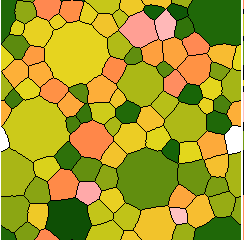
#> input picture data/image/test.png, 244 x 242 px, found by its file name
$ python poker_watershed.py
#> lines starting #> are read from the running program, lines starting #| are printed output that depends on the picture; after the words box and inside, x2 and y2 are one past the last pixel; in counts of white or black regions, pixels touching at a corner belong together
# -*- coding: utf-8 -*-
# @Time : 2020/4/3 上午10:33
# @Author : LuoLu
# @FileName: poker_watershed.py
# @Software: PyCharm
# @Github ：https://github.com/luolugithub
# @E-mail ：argluolu@gmail.com

from __future__ import print_function
import cv2 as cv
import numpy as np
import argparse
import random as rng

rng.seed(12345)

## [load_image]
# Load the image
# parser = argparse.ArgumentParser(description='Code for Image Segmentation with Distance Transform and Watershed Algorithm.\
#     Sample code showing how to segment overlapping objects using Laplacian filtering, \
#     in addition to Watershed and Distance Transformation')
# parser.add_argument('--input', help='Path to input image.', default='cards.png')
# args = parser.parse_args()

src = cv.imread("/home/luolu/PycharmProjects/ParticleDetection/data/image/test.png")
#> src is the input picture: shape (242, 244, 3); mean B, G, R 40.4, 158.8, 168
# if src is None:
#     print('Could not open or find the image:', args.input)
#     exit(0)

# Show source image
cv.imshow('Source Image', src)
## [load_image]

## [black_bg]
# Change the background from white to black, since that will help later to extract
# better results during the use of Distance Transform
src[np.all(src == 255, axis=2)] = 0
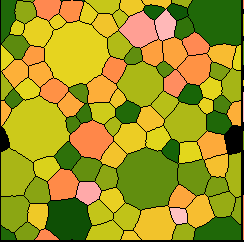
#> src: shape (242, 244, 3); 2.89% of pixels changed, all inside (x1, y1, x2, y2) = (0, 0, 244, 242)

# Show output image
cv.imshow('Black Background Image', src)
## [black_bg]

## [sharp]
# Create a kernel that we will use to sharpen our image
# an approximation of second derivative, a quite strong kernel
kernel = np.array([[1, 1, 1], [1, -8, 1], [1, 1, 1]], dtype=np.float32)

# do the laplacian filtering as it is
# well, we need to convert everything in something more deeper then CV_8U
# because the kernel has some negative values,
# and we can expect in general to have a Laplacian image with negative values
# BUT a 8bits unsigned int (the one we are working with) can contain values from 0 to 255
# so the possible negative number will be truncated
imgLaplacian = cv.filter2D(src, cv.CV_32F, kernel)
sharp = np.float32(src)
imgResult = sharp - imgLaplacian
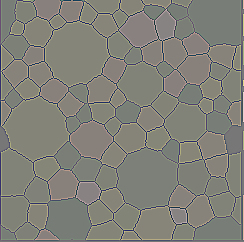
#> imgResult: shape (242, 244, 3) float32; mean B, G, R 33.4, 150.9, 160.5; drawn with min black and max white

# convert back to 8bits gray scale
imgResult = np.clip(imgResult, 0, 255)
imgResult = imgResult.astype('uint8')
imgLaplacian = np.clip(imgLaplacian, 0, 255)
imgLaplacian = np.uint8(imgLaplacian)

# cv.imshow('Laplace Filtered Image', imgLaplacian)
cv.imshow('New Sharped Image', imgResult)
## [sharp]

## [bin]
# Create binary image from source image
bw = cv.cvtColor(imgResult, cv.COLOR_BGR2GRAY)
_, bw = cv.threshold(bw, 40, 255, cv.THRESH_BINARY | cv.THRESH_OTSU)
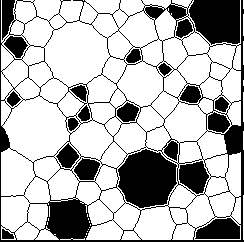
#> bw: shape (242, 244); 71.8% white; 18 black regions, largest, box (x1, y1, x2, y2) and area: (0, 0, 244, 242) 8163, (118, 149, 177, 208) 2594, (189, 0, 240, 45) 1909
cv.imshow('Binary Image', bw)
## [bin]

## [dist]
# Perform the distance transform algorithm
dist = cv.distanceTransform(bw, cv.DIST_L2, 3)

# Normalize the distance image for range = {0.0, 1.0}
# so we can visualize and threshold it
cv.normalize(dist, dist, 0, 1.0, cv.NORM_MINMAX)
cv.imshow('Distance Transform Image', dist)
## [dist]

## [peaks]
# Threshold to obtain the peaks
# This will be the markers for the foreground objects
_, dist = cv.threshold(dist, 0.4, 1.0, cv.THRESH_BINARY)
#> dist: shape (242, 244) float32; values 0 (black) and 1 (white), 5.6% white; 18 white regions (7 under 20 px), largest, box (x1, y1, x2, y2) and area: (57, 33, 97, 74) 1173, (16, 109, 57, 149) 1111, (131, 74, 151, 95) 277

# Dilate a bit the dist image
kernel1 = np.ones((3, 3), dtype=np.uint8)
dist = cv.dilate(dist, kernel1)
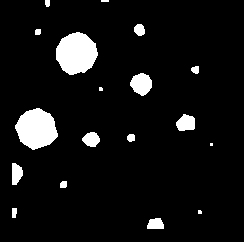
#> dist: shape (242, 244) float32; values 0 (black) and 1 (white), 7.1% white; 18 white regions (4 under 20 px), largest, box (x1, y1, x2, y2) and area: (56, 32, 98, 75) 1341, (15, 108, 58, 150) 1277, (130, 73, 152, 96) 363
cv.imshow('Peaks', dist)
## [peaks]

## [seeds]
# Create the CV_8U version of the distance image
# It is needed for findContours()
dist_8u = dist.astype('uint8')
#> dist_8u: shape (242, 244); values 0 (black) and 1 (white), 7.1% white; 18 white regions (4 under 20 px)

# Find total markers
contours, _ = cv.findContours(dist_8u, cv.RETR_EXTERNAL, cv.CHAIN_APPROX_SIMPLE)
#> contours = 18 contours, 4 with area under 20; largest, box (x1, y1, x2, y2) and area: (56, 32, 98, 75) 1282, (15, 108, 58, 150) 1219, (130, 73, 152, 96) 332, (176, 114, 195, 131) 223, (82, 132, 100, 147) 173

# Create the marker image for the watershed algorithm
markers = np.zeros(dist.shape, dtype=np.int32)

# Draw the foreground markers
for i in range(len(contours)):
    cv.drawContours(markers, contours, i, (i + 1), -1)
#> this loop made 18 passes
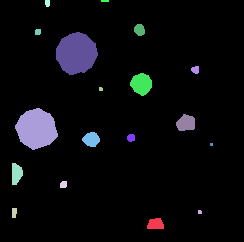
#> markers: shape (242, 244) int32; 19 distinct labels, from 0 to 18; one colour per label, 0 black

# Draw the background marker
cv.circle(markers, (5, 5), 3, (255, 255, 255), -1)
#> markers: shape (242, 244) int32; 20 distinct labels, from 0 to 255
cv.imshow('Markers', markers / 10)
## [seeds]

## [watershed]
# Perform the watershed algorithm
cv.watershed(imgResult, markers)

# mark = np.zeros(markers.shape, dtype=np.uint8)
mark = markers.astype('uint8')
mark = cv.bitwise_not(mark)
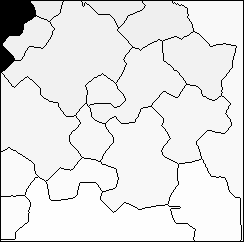
#> mark: shape (242, 244); min 0, max 254, mean 230.1
# uncomment this if you want to see how the mark
# image looks like at that point
# cv.imshow('Markers_v2', mark)

# Generate random colors
colors = []
for contour in contours:
    colors.append((rng.randint(0, 256), rng.randint(0, 256), rng.randint(0, 256)))
#> this loop made 18 passes
#> contour on passes 6, 17: [[210, 143], [210, 145], [212, 145], [212, 143]], [[101, 0], [101, 1], [108, 1], [108, 0]]
#> after the loop, colors = [(213, 5, 152), (188, 99, 138), (223, 82, 191), (63, 221, 133), (89, 95, 181), (46, 211, 85), (75, 105, 39), (97, 174, 164), (12, 234, 173), (13, 212, 1), (3, 83, 91), (146, 50, 212), (54, 93, 192), (119, 168, 20), (118, 61, 255), (110, 95, 131), (222, 66, 21), (84, 154, 4)]

# Create the result image
dst = np.zeros((markers.shape[0], markers.shape[1], 3), dtype=np.uint8)

# Fill labeled objects with random colors
for i in range(markers.shape[0]):
    for j in range(markers.shape[1]):
        index = markers[i, j]
        if 0 < index <= len(contours):
            dst[i, j, :] = colors[index - 1]
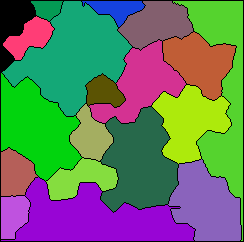
#> dst: shape (242, 244, 3); mean of channels 0, 1, 2 96.2, 120.2, 99.6; drawn as B, G, R

# Visualize the final image
cv.imshow('Final Result', dst)
## [watershed]

cv.waitKey()
